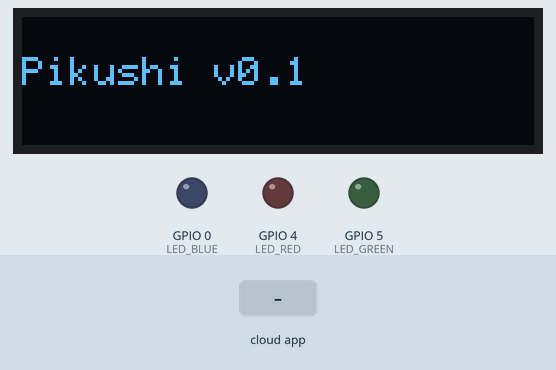
Recording of a sketch running on a simulated ESP32. Shown: 128×32 one-colour display, output pins drawn as LEDs (lit = HIGH). The test bench sets the inputs (shaded band). WiFi joins after 1.5 s; servers stay silent unless stated; the local clock reads 2024-03-15 10:24:30 at power-on unless the sketch sets it; what the sketch prints to the serial monitor is not drawn.

Above: at 2.1 s.
At 4.7 s:
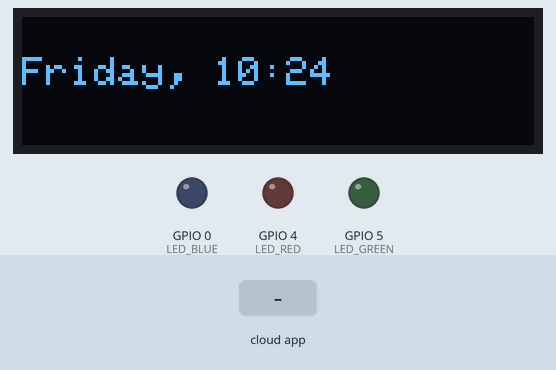
4.8 s: the phone or cloud app sets pompompurin to 1
At 5.8 s:
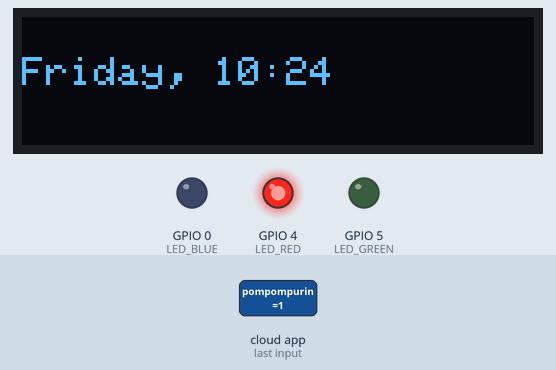
6.3 s: the phone or cloud app sets pompompurin to 0
At 30.6 s:
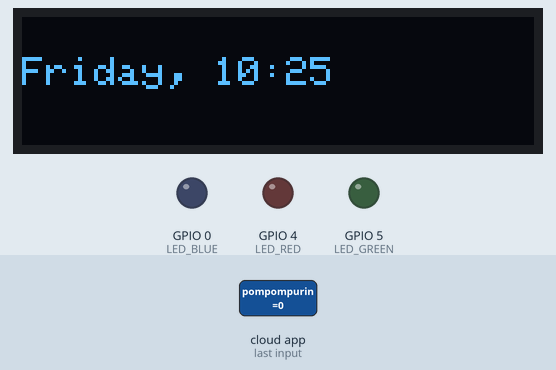
Timing chart, 0 to 31.5 s (numbered marks = the images above; inputs shaded):
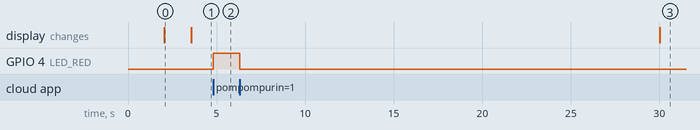

Measured:
- after the input at 4.8 s, GPIO 4 (LED_RED): LOW → HIGH at once
- after the input at 6.3 s, GPIO 4 (LED_RED): HIGH → LOW at once
- what the display in image 0 shows lasts 1.6 s, from 2.0 s to 3.6 s

The sketch:

main.ino
```cpp
#include <WiFi.h>
#include "time.h"
#include <Arduino.h>
#include "fauxmoESP.h"

// Rename the credentials.sample.h file to credentials.h and
// edit it according to your router configuration
#include "credentials.h"

// Include SSD1306 OLED Display controller
#include <Wire.h>
#include <Adafruit_GFX.h>
#include <Adafruit_SSD1306.h>

#define SCREEN_WIDTH 128 // OLED display width, in pixels
#define SCREEN_HEIGHT 32 // OLED display height, in pixels

// Declaration for an SSD1306 display connected to I2C (SDA, SCL pins)
Adafruit_SSD1306 display(SCREEN_WIDTH, SCREEN_HEIGHT, &Wire, -1);

fauxmoESP fauxmo;

// -----------------------------------------------------------------------------

#define SERIAL_BAUDRATE 115200

#define LED_RED 4
#define LED_GREEN 5
#define LED_BLUE 0

#define POMPOMPURIN "pompompurin"

const char *ntpServer = "pool.ntp.org";
const long gmtOffset_sec = -21600;
const int daylightOffset_sec = 0;

// print the local time

void printLocalTime()
{
    struct tm timeinfo;
    if (!getLocalTime(&timeinfo))
    {
        Serial.println("Failed to obtain time");
        return;
    }
    Serial.println(&timeinfo, "%A, %B %d %Y %H:%M:%S");

    Serial.println("Time variables");
    char timeHour[15];
    strftime(timeHour, 15, "%A, %H:%M", &timeinfo);
    // Serial.println(timeHour);
    display.clearDisplay();
    display.setTextSize(1.5);
    display.setTextColor(WHITE);
    display.setCursor(0, 10);
    display.printf(timeHour);
    display.display();
}

// -----------------------------------------------------------------------------

void setDisplay(String message)
{
    display.clearDisplay();

    display.setTextSize(1);
    display.setTextColor(WHITE);
    display.setCursor(0, 10);
    // Display static text
    display.println(message);
    display.display();
}

// -----------------------------------------------------------------------------
// Wifi
// -----------------------------------------------------------------------------

void wifiSetup()
{

    // Set WIFI module to STA mode
    WiFi.mode(WIFI_STA);

    // Connect
    Serial.printf("[WIFI] Connecting to %s with %s", WIFI_SSID, WIFI_PASS);
    WiFi.begin(WIFI_SSID, WIFI_PASS);

    // Wait
    while (WiFi.status() != WL_CONNECTED)
    {
        Serial.print(".");
        delay(100);
    }
    Serial.println();

    // Connected!
    Serial.printf("[WIFI] STATION Mode, SSID: %s, IP address: %s\n", WiFi.SSID().c_str(), WiFi.localIP().toString().c_str());
}

void setup()
{

    // Init serial port and clean garbage
    Serial.begin(SERIAL_BAUDRATE);
    Serial.println();
    Serial.println();

    // LEDs
    pinMode(LED_RED, OUTPUT);
    pinMode(LED_GREEN, OUTPUT);
    pinMode(LED_BLUE, OUTPUT);

    digitalWrite(LED_RED, LOW);
    digitalWrite(LED_GREEN, LOW);
    digitalWrite(LED_BLUE, LOW);

    // SSD1306 OLED display

    if (!display.begin(SSD1306_SWITCHCAPVCC, 0x3C))
    { // Address 0x3D for 128x64
        Serial.println(F("SSD1306 allocation failed"));
        for (;;)
            ;
    }
    delay(2000);
    setDisplay("Pikushi v0.1");

    // Wifi
    wifiSetup();
    // NTP Server
    configTime(gmtOffset_sec, daylightOffset_sec, ntpServer);

    // By default, fauxmoESP creates it's own webserver on the defined port
    // The TCP port must be 80 for gen3 devices (default is 1901)
    // This has to be done before the call to enable()
    fauxmo.createServer(true); // not needed, this is the default value
    fauxmo.setPort(80);        // This is required for gen3 devices

    // You have to call enable(true) once you have a WiFi connection
    // You can enable or disable the library at any moment
    // Disabling it will prevent the devices from being discovered and switched
    fauxmo.enable(true);

    // You can use different ways to invoke alexa to modify the devices state:
    // "Alexa, turn yellow lamp on"
    // "Alexa, turn on yellow lamp
    // "Alexa, set yellow lamp to fifty" (50 means 50% of brightness, note, this example does not use this functionality)

    // Add virtual devices
    fauxmo.addDevice(POMPOMPURIN);

    fauxmo.onSetState([](unsigned char device_id, const char *device_name, bool state, unsigned char value)
                      {

        // Callback when a command from Alexa is received.
        // You can use device_id or device_name to choose the element to perform an action onto (relay, LED,...)
        // State is a boolean (ON/OFF) and value a number from 0 to 255 (if you say "set kitchen light to 50%" you will receive a 128 here).
        // Just remember not to delay too much here, this is a callback, exit as soon as possible.
        // If you have to do something more involved here set a flag and process it in your main loop.

        Serial.printf("[MAIN] Device #%d (%s) state: %s value: %d\n", device_id, device_name, state ? "ON" : "OFF", value);

        // Checking for device_id is simpler if you are certain about the order they are loaded and it does not change.
        // Otherwise comparing the device_name is safer.

        if (strcmp(device_name, POMPOMPURIN)==0) {
            digitalWrite(LED_RED, state ? HIGH : LOW);
         } });
}

void loop()
{

    // fauxmoESP uses an async TCP server but a sync UDP server
    // Therefore, we have to manually poll for UDP packets
    fauxmo.handle();
    printLocalTime();

    // This is a sample code to output free heap every 5 seconds
    // This is a cheap way to detect memory leaks
    static unsigned long last = millis();
    if (millis() - last > 5000)
    {
        last = millis();
        Serial.printf("[MAIN] Free heap: %d bytes\n", ESP.getFreeHeap());
    }

    // If your device state is changed by any other means (MQTT, physical button,...)
    // you can instruct the library to report the new state to Alexa on next request:
    // fauxmo.setState(ID_YELLOW, true, 255);
}
```

credentials.h
```cpp
#define WIFI_SSID "SSID"
#define WIFI_PASS "PASS"
```
